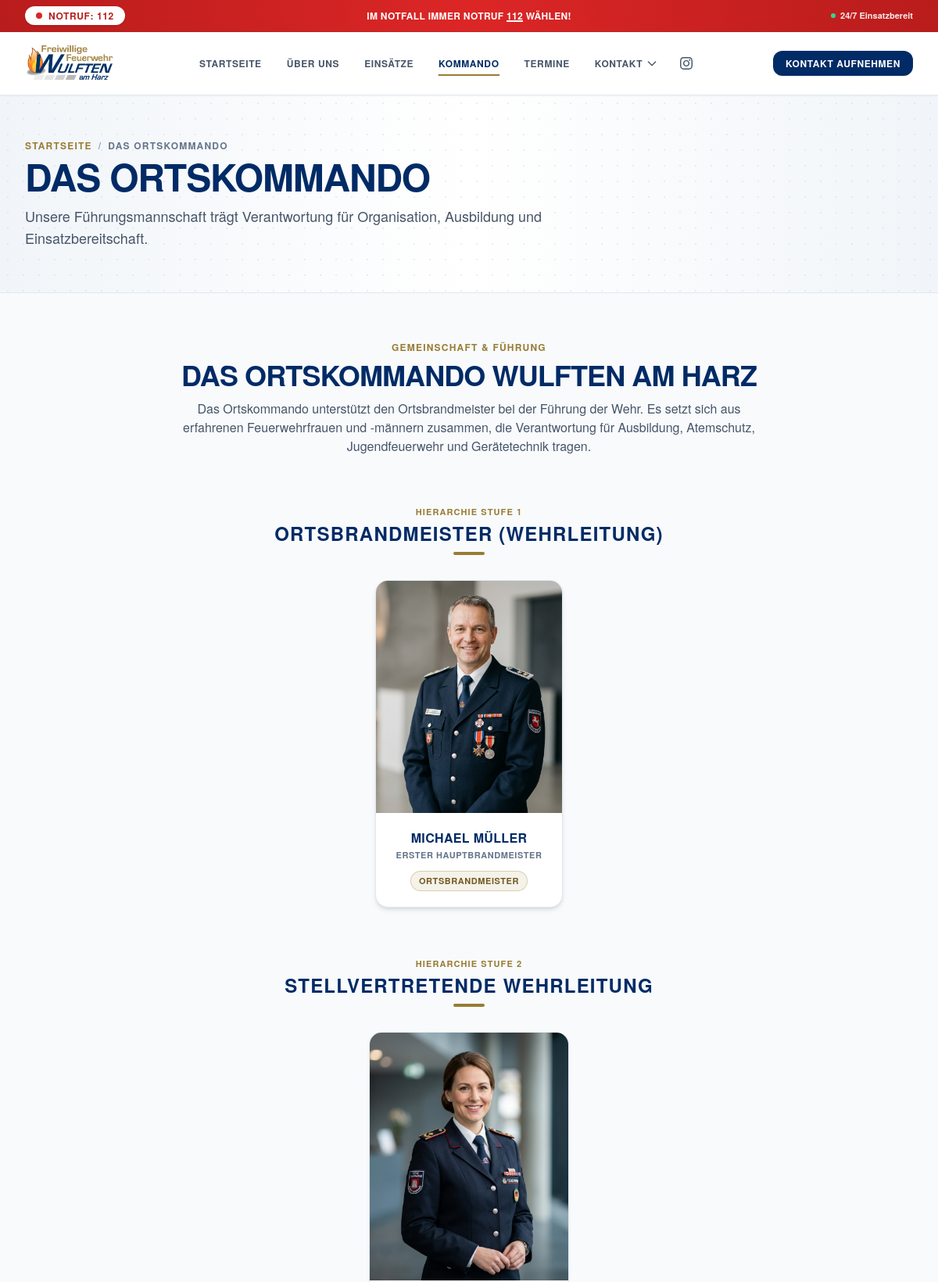
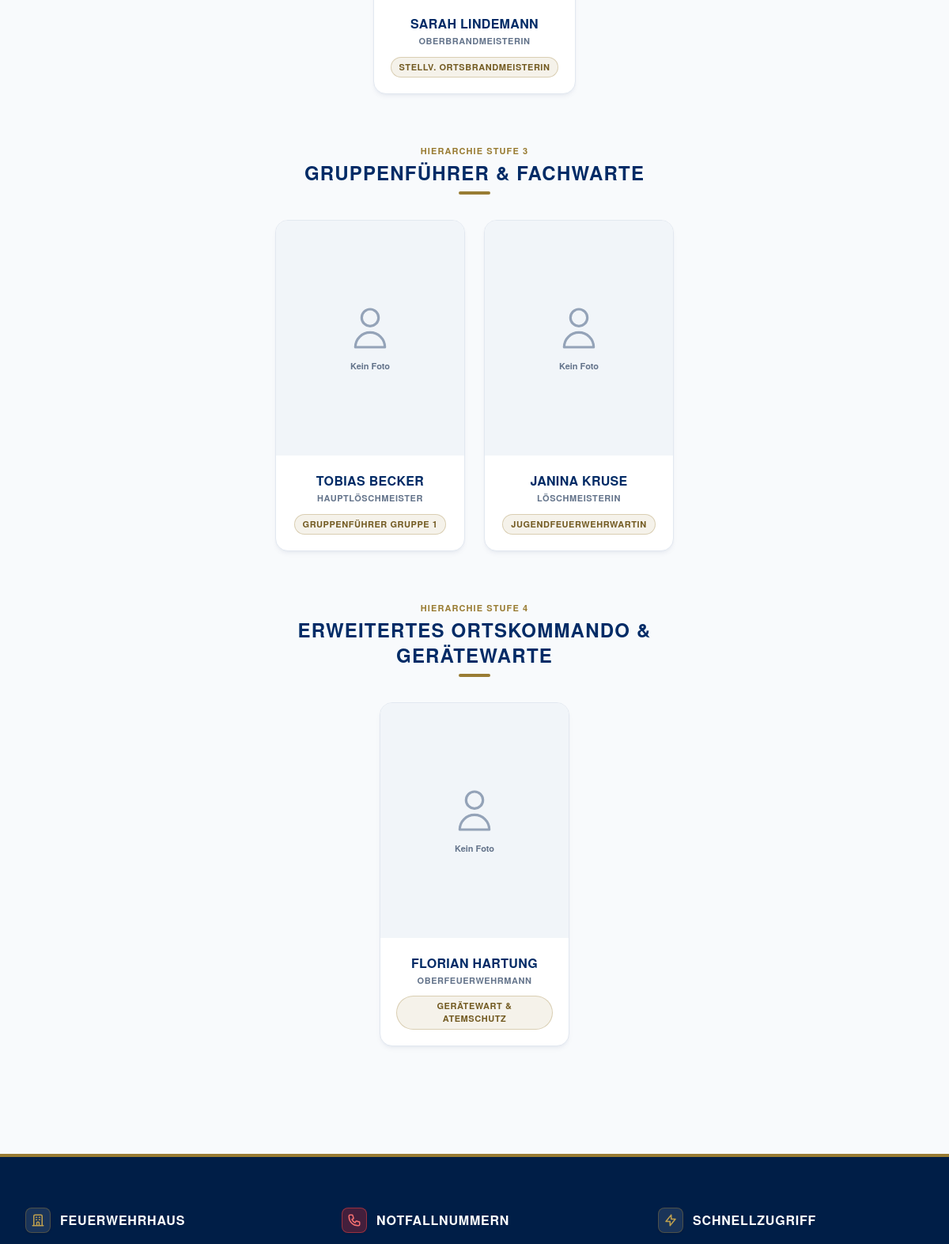
The page /kommando.php (upper part) on the database its author committed (2 pictures, top to bottom).
### tables this page shows
CREATE TABLE seiten_seo (
    id INTEGER PRIMARY KEY AUTOINCREMENT,
    slug VARCHAR(50) NOT NULL UNIQUE,
    page_title VARCHAR(150) NOT NULL,
    meta_description VARCHAR(255) NOT NULL,
    keywords VARCHAR(255),
    banner_title VARCHAR(150),
    banner_intro TEXT,
    og_image VARCHAR(255),
    updated_at DATETIME DEFAULT CURRENT_TIMESTAMP
);

CREATE TABLE mitglieder (
    id INTEGER PRIMARY KEY AUTOINCREMENT,
    name VARCHAR(100) NOT NULL,
    rank VARCHAR(80) NOT NULL,
    role_title VARCHAR(100) NOT NULL,
    hierarchy_level INTEGER NOT NULL DEFAULT 3, -- 1: Wehrleitung, 2: Stellvertreter, 3: Fachwarte, 4: Erweitertes Kommando
    photo_url VARCHAR(255),
    email VARCHAR(100),
    phone VARCHAR(50),
    show_on_homepage INTEGER DEFAULT 0,
    sort_order INTEGER DEFAULT 0,
    created_at DATETIME DEFAULT CURRENT_TIMESTAMP
);

### src/Helpers.php (called while the page is built, shortened)
<?php
function e(?string $value): string {
    return htmlspecialchars($value ?? '', ENT_QUOTES | ENT_SUBSTITUTE, 'UTF-8');
}
function getPageSeo(string $slug): array {
    try {
        $db = Database::getConnection();
        $stmt = $db->prepare('SELECT * FROM seiten_seo WHERE slug = ? LIMIT 1');
        $stmt->execute([$slug]);
        $row = $stmt->fetch();
        if ($row) {
            return $row;
        }
    } catch (Throwable $t) {}
    return [
        'slug' => $slug,
        'page_title' => 'Freiwillige Feuerwehr Wulften am Harz',
        'meta_description' => 'Offizielle Webseite der Freiwilligen Feuerwehr Wulften am Harz',
        'keywords' => 'Feuerwehr Wulften am Harz, Notruf 112',
        'banner_title' => 'FF Wulften am Harz',
        'banner_intro' => 'Ehrenamtlich und verlässlich im Einsatz für unsere Gemeinde.'
    ];
}

### kommando.php (the view, shortened to what this page needs)
<?php
require_once __DIR__ . '/src/Helpers.php';
$db = Database::getConnection();
$seo = getPageSeo('kommando');
$stmt = $db->query('SELECT * FROM mitglieder ORDER BY hierarchy_level ASC, sort_order ASC, name ASC');
$alleMitglieder = $stmt->fetchAll();
$gruppiert = [];
foreach ($alleMitglieder as $m) {
    $lvl = (int)$m['hierarchy_level'];
    $gruppiert[$lvl][] = $m;
}
$hierarchieTitel = [];
try {
    $stmtH = $db->query('SELECT level, title FROM kommando_hierarchien ORDER BY sort_order ASC, level ASC');
    while ($rowH = $stmtH->fetch()) {
        $hierarchieTitel[(int)$rowH['level']] = $rowH['title'];
    }
} catch (Throwable $e) {}
require_once __DIR__ . '/includes/header.php';
require_once __DIR__ . '/includes/banner.php';
?>
<div class="max-w-7xl mx-auto px-4 sm:px-6 lg:px-8 py-14">
  <div class="text-center max-w-3xl mx-auto mb-16">
    <span class="text-xs font-bold text-sand uppercase tracking-widest">Gemeinschaft & Führung</span>
    <h2 class="text-3xl sm:text-4xl font-extrabold text-navy uppercase tracking-tight mt-1 mb-3">
      Das Ortskommando Wulften am Harz
    </h2>
    <p class="text-slate-600 text-sm sm:text-base leading-relaxed font-light">
      Das Ortskommando unterstützt den Ortsbrandmeister bei der Führung der Wehr. Es setzt sich aus erfahrenen Feuerwehrfrauen und -männern zusammen, die Verantwortung für Ausbildung, Atemschutz, Jugendfeuerwehr und Gerätetechnik tragen.
    </p>
  </div>
  <?php if (empty($gruppiert)): ?>
    <div class="light-tile rounded-3xl p-12 text-center max-w-xl mx-auto">
      <p class="text-slate-500">Aktuell sind keine Kommandomitglieder im System eingetragen.</p>
    </div>
  <?php else: ?>
    <div class="space-y-16">
      <?php foreach ($gruppiert as $level => $mitglieder): ?>
        <section class="max-w-7xl mx-auto">
          <div class="text-center max-w-xl mx-auto mb-8">
            <span class="text-[11px] font-bold text-sand uppercase tracking-widest block mb-0.5">
              Hierarchie Stufe <?= $level ?>
            </span>
            <h3 class="text-xl sm:text-2xl font-bold uppercase tracking-wider text-navy">
              <?= e($hierarchieTitel[$level] ?? 'Funktionsträger') ?>
            </h3>
            <div class="w-10 h-1 bg-sand mx-auto mt-2 rounded-full"></div>
          </div>
          <div class="flex flex-wrap justify-center gap-5 sm:gap-6">
            <?php foreach ($mitglieder as $mitglied): ?>
              <?php
                $cardWidthClass = match($level) {
                  1 => 'w-60 sm:w-68 max-w-[280px] shadow-md',
                  2 => 'w-56 sm:w-64 max-w-[260px]',
                  default => 'w-52 sm:w-60 max-w-[245px]',
                };
              ?>
              <article class="light-tile rounded-2xl overflow-hidden flex flex-col justify-between items-center text-center group transition-all duration-300 <?= $cardWidthClass ?>">
                <div class="relative w-full aspect-[4/5] bg-slate-100 overflow-hidden">
                  <?php if (!empty($mitglied['photo_url'])): ?>
                    <img src="<?= e($mitglied['photo_url']) ?>" alt="<?= e($mitglied['name']) ?>" class="w-full h-full object-cover object-top group-hover:scale-105 transition-transform duration-500">
                  <?php else: ?>
                    <div class="w-full h-full flex flex-col items-center justify-center bg-slate-100 text-slate-400 p-4">
                      <svg class="w-16 h-16 mb-2" fill="none" stroke="currentColor" viewBox="0 0 24 24"><path stroke-linecap="round" stroke-linejoin="round" stroke-width="1.2" d="M16 7a4 4 0 11-8 0 4 4 0 018 0zM12 14a7 7 0 00-7 7h14a7 7 0 00-7-7z"/></svg>
                      <span class="text-[11px] font-semibold text-slate-500">Kein Foto</span>
                    </div>
                  <?php endif; ?>
                </div>
                <div class="p-4 sm:p-5 flex-1 flex flex-col justify-between items-center text-center w-full">
                  <div class="w-full">
                    <h4 class="text-base font-bold text-navy uppercase group-hover:text-sand-dark transition">
                      <?= e($mitglied['name']) ?>
                    </h4>
                    <span class="block text-[11px] font-semibold text-slate-500 uppercase tracking-wider mt-0.5">
                      <?= e($mitglied['rank']) ?>
                    </span>
                    <div class="mt-2.5">
                      <span class="inline-block text-[10px] sm:text-[11px] font-bold text-sand-dark uppercase tracking-wider bg-sand/10 border border-sand/30 px-2.5 py-1 rounded-full shadow-xs">
                        <?= e($mitglied['role_title']) ?>
                      </span>
                    </div>
                  </div>
                </div>
              </article>
            <?php endforeach; ?>
          </div>
        </section>
      <?php endforeach; ?>
    </div>
  <?php endif; ?>
</div>
<?php require_once __DIR__ . '/includes/footer.php'; ?>

### includes/banner.php (shortened to what this page needs)
<?php
$bannerTitle = $bannerTitle ?? ($seo['banner_title'] ?? 'FF Wulften am Harz');
$bannerIntro = $bannerIntro ?? ($seo['banner_intro'] ?? 'Ehrenamtlich und verlässlich im Einsatz für die Bürgerinnen und Bürger.');
?>
<section class="relative py-12 sm:py-14 bg-gradient-to-r from-slate-100 via-white to-slate-100 border-b border-slate-200 overflow-hidden">
  <div class="absolute inset-0 opacity-40 bg-[radial-gradient(#cbd5e1_1px,transparent_1px)] [background-size:20px_20px] pointer-events-none"></div>
  <div class="relative max-w-7xl mx-auto px-4 sm:px-6 lg:px-8">
    <div class="max-w-3xl">
      <div class="flex items-center gap-2 text-xs font-bold text-sand uppercase tracking-widest mb-2">
        <a href="/index.php" class="hover:text-navy transition">Startseite</a>
        <span class="text-slate-400">/</span>
        <span class="text-slate-500 font-semibold"><?= e($bannerTitle) ?></span>
      </div>
      <h1 class="text-3xl sm:text-4xl lg:text-5xl font-extrabold uppercase text-navy tracking-tight leading-tight mb-3">
        <?= e($bannerTitle) ?>
      </h1>
      <p class="text-slate-600 text-sm sm:text-base lg:text-lg leading-relaxed font-light">
        <?= e($bannerIntro) ?>
      </p>
    </div>
  </div>
</section>

### assets/css/custom.css (style rules this page uses)
:root { --color-navy: #002b66; --color-navy-dark: #00193d; --color-navy-surface: #f1f5f9; --color-sand: #997c33; --color-sand-light: #bfa04e; --color-sand-dark: #786022; --color-alarm: #dc2626; --color-bg-main: #f8fafc; --color-card-bg: #ffffff; --font-sans: 'Helvetica Neue', Helvetica, Arial, -apple-system, BlinkMacSystemFont, 'Segoe UI', Roboto, sans-serif; --font-eurostile: 'Helvetica Neue', Helvetica, Arial, -apple-system, BlinkMacSystemFont, 'Segoe UI', Roboto, sans-serif; }
body { font-family: var(--font-sans); background-color: var(--color-bg-main); color: #334155; overflow-x: hidden; -webkit-font-smoothing: antialiased; }
h1, h2, h3, h4, h5, h6 { font-family: var(--font-sans); color: var(--color-navy); letter-spacing: 0.02em; }
.glass-tile, .light-tile { background: #ffffff; border: 1px solid #e2e8f0; box-shadow: 0 4px 6px -1px rgba(0, 43, 102, 0.05), 0 2px 4px -2px rgba(0, 43, 102, 0.05); transition: all 0.25s cubic-bezier(0.16, 1, 0.3, 1); }

### rows shown on the page
seiten_seo: banner_intro "Unsere Führungsmannschaft trägt Verantwortung für Organisation, Ausbildung und Einsatzbereitschaft."
mitglieder: photo_url (picture), name "MICHAEL MÜLLER", rank "ERSTER HAUPTBRANDMEISTER", role_title "ORTSBRANDMEISTER"
mitglieder: photo_url (picture), name "SARAH LINDEMANN", rank "OBERBRANDMEISTERIN", role_title "STELLV. ORTSBRANDMEISTERIN"
mitglieder: shows "Kein Foto", name "TOBIAS BECKER", rank "HAUPTLÖSCHMEISTER", role_title "GRUPPENFÜHRER GRUPPE 1"
mitglieder: shows "Kein Foto", name "JANINA KRUSE", rank "LÖSCHMEISTERIN", role_title "JUGENDFEUERWEHRWARTIN"
mitglieder: shows "Kein Foto", name "FLORIAN HARTUNG", rank "OBERFEUERWEHRMANN", role_title "GERÄTEWART & ATEMSCHUTZ"

### other values the page prints
$bannerTitle "DAS ORTSKOMMANDO"
$level "1"
$hierarchieTitel[$level] "ORTSBRANDMEISTER (WEHRLEITUNG)"
$level "2"
$hierarchieTitel[$level] "STELLVERTRETENDE WEHRLEITUNG"
$level "3"
$hierarchieTitel[$level] "GRUPPENFÜHRER & FACHWARTE"
$level "4"
$hierarchieTitel[$level] "ERWEITERTES ORTSKOMMANDO & GERÄTEWARTE"
